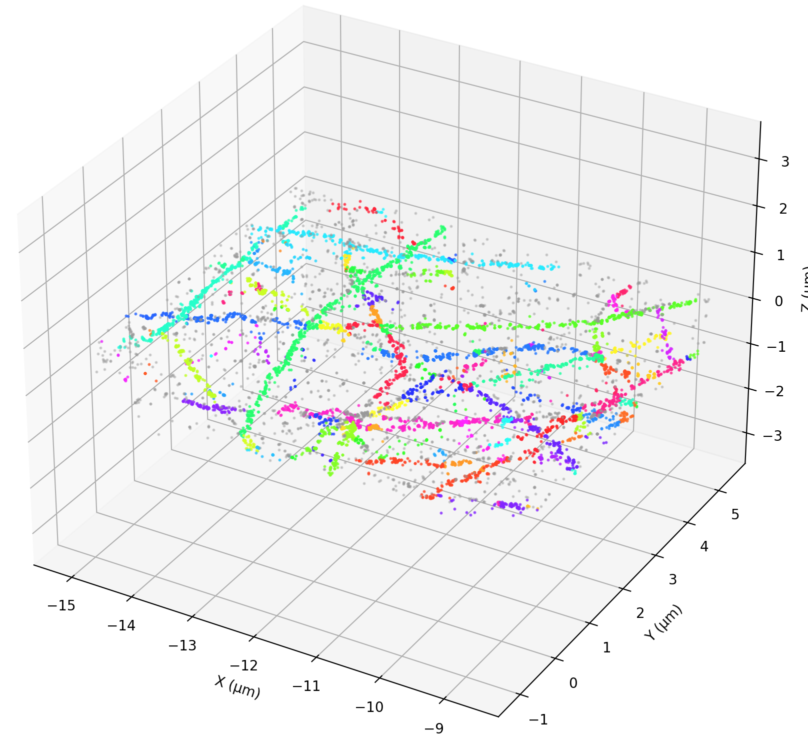
#> input picture 3D_cylinder_grown_fibers.png, 808 x 740 px; its folder holds only this picture in this run
$ python -i fiber_segmentation.py   (imports and definitions only)
#> lines starting #> are read from the running program, lines starting #| are printed output that depends on the picture; after the words box and inside, x2 and y2 are one past the last pixel; in counts of white or black regions, pixels touching at a corner belong together
### fiber_pipeline/config.py
"""
config.py
=========

Central location for all configuration options and hyper‑parameters
used by the MINFLUX fiber analysis pipeline.

Edit the values in `PIPELINE_CONFIG` to tune the behaviour of
the pipeline. All other modules import this object.
"""

from dataclasses import dataclass, field
from typing import Optional


@dataclass
class PipelineConfig:
    """
    Global configuration and hyper‑parameters for the pipeline.

    Parameters are grouped by stage (KDE, segmentation, graph, 3D tubes,
    cylinder growth, I/O). Distances are in µm unless noted.
    """

    # -------------------- I/O --------------------
    # Folder containing localization CSVs.
    # Accepted schemas:
    #   * 3D: X,Y,Z,TraceID
    #   * 2D: X,Y,TraceID   (Z will be synthesized as 0.0; 3D stages skipped)
    input_dir: str = "/data4/Raw localizations & confocal/3D/localization_csvs"

    # Parent directory where results are stored.
    # If None, defaults to "<input_dir>/results".
    results_root: Optional[str] = None

    # -------------------- KDE / tubeness --------------------
    px_per_um: float = 10.0            # pixels per micron
    gauss_sigma_um: float = 0.05       # KDE Gaussian sigma in µm
    pad_factor: float = 3.0            # padding in units of sigma
    tubeness_sigma_px: float = 1.0     # Sato filter sigma in pixels
    upsample_factor: int = 3           # tubeness image upsampling

    # -------------------- segmentation -----------------------
    seg_sigma_min: float = 1.0
    seg_sigma_max: float = 3.5
    seg_n_scales: int = 6
    seg_hyst_high_pct: float = 90.0
    seg_hyst_low_ratio: float = 0.45
    seg_min_obj: int = 24
    seg_hole_area: int = 36
    seg_close_radius: int = 1
    seg_bridge_gaps: bool = True
    seg_max_gap_px: int = 10

    # -------------------- density overlays -------------------
    gauss_sigma_px_density: float = 2.0

    # -------------------- skeleton merging -------------------
    angle_thresh_deg: float = 40.0
    near_radius_px: float = 5.0
    max_merge_iters: int = 500
    palette_seed: int = 7
    print_counts: bool = True

    # -------------------- 3D tubes (TraceID‑averaged) --------
    tube_diam_max: float = 0.2            # max tube diameter (µm)
    search_radius: float = 0.05            # XY search radius around segment centerline
    center_step: float = 0.05             # sampling step along segments (µm)
    min_pts_per_sample: int = 70
    max_xy_shift: float = 0.20            # clamp XY shift (µm)

    line_alpha: float = 0.80
    line_width: float = 2.0
    pt_size: float = 6.0
    pt_alpha: float = 0.65

    # -------------------- cylinder growth --------------------
    end_slice_len: float = 0.30
    extend_step: float = 0.50
    max_radius: float = 0.05
    min_pts_fiber: int = 30
    min_pts_end: int = 5
    max_global_iters: int = 1000

    pt_size_cyl: float = 4.0
    pt_alpha_cyl: float = 0.60
    noise_alpha_cyl: float = 0.25

    # Derived parameters (filled in __post_init__)
    pad_um: float = field(init=False)
    tube_radius: float = field(init=False)

    def __post_init__(self) -> None:
        self.pad_um = self.pad_factor * self.gauss_sigma_um
        self.tube_radius = self.tube_diam_max / 2.0


# Single global instance imported everywhere
PIPELINE_CONFIG = PipelineConfig()

### fiber_pipeline/fiber_segmentation.py
"""
fiber_segmentation.py
=====================

Stage 2: segment the upsampled tubeness image into a binary fiber mask
and skeleton. Also produces a colored overlay image.

Primary entry point:
    run_fiber_segmentation(tubeness_up, csv_path, out_dir, results_dir)
"""

from __future__ import annotations

from pathlib import Path

import numpy as np
from scipy import ndimage as ndi
from skimage import color, exposure, restoration, filters, morphology, util
from skimage.morphology import disk
from skimage import io as skio_io

from config import PIPELINE_CONFIG as cfg
from io_utils import base_name_no_ext, ensure_dir


def to_gray01(img: np.ndarray) -> np.ndarray:
    """Convert image to grayscale float in [0,1]."""
    if img.ndim == 3:
        img = color.rgb2gray(img)
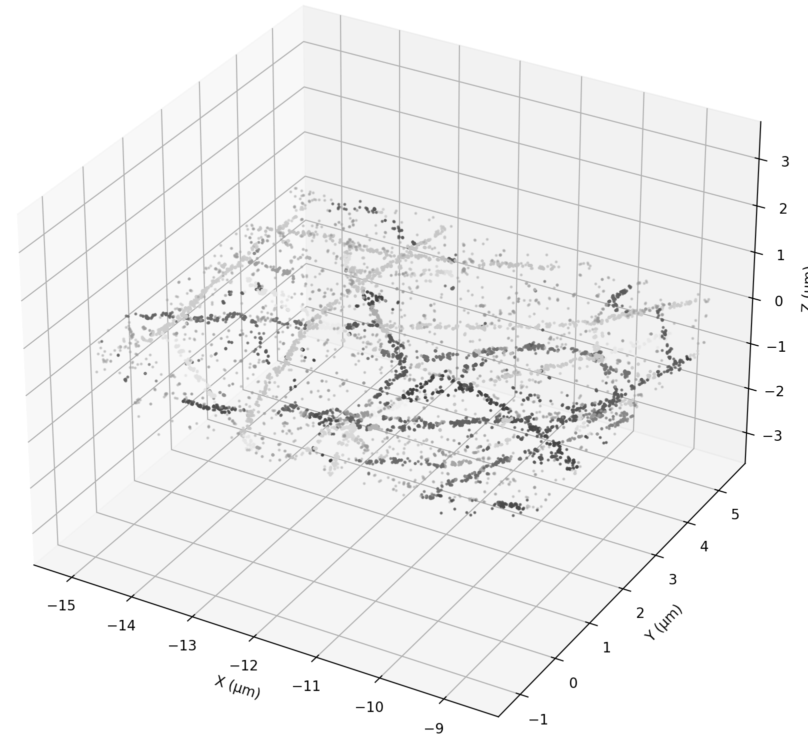
#> img: shape (740, 808) float64; min 0.0392, max 1, mean 0.947
    img = util.img_as_float(img)
    return (img - img.min()) / (img.max() - img.min() + 1e-8)


def find_endpoints(skeleton: np.ndarray) -> np.ndarray:
    """Return coordinates of skeleton pixels with exactly one 8‑connected neighbor."""
    sk = skeleton.astype(np.uint8)
    nb = ndi.convolve(sk, np.ones((3, 3), dtype=np.uint8), mode="constant")
    return np.column_stack(np.where((sk == 1) & (nb == 2)))


def bridge_small_gaps(mask: np.ndarray,
                      vesselness: np.ndarray,
                      max_gap: int = 12,
                      max_pairs: int = 200) -> np.ndarray:
    """
    Connect nearby skeleton endpoints by routing a short path
    through high‑vesselness pixels. This keeps connections plausible
    and avoids over‑bridging.
    """
    from skimage import graph

    skel = morphology.skeletonize(mask)
    endpoints = find_endpoints(skel)
    if len(endpoints) < 2:
        return mask

    used = set()
    cost = 1.0 - exposure.rescale_intensity(vesselness, out_range=(0, 1))
    count_pairs = 0

    for i, p in enumerate(endpoints):
        if i in used:
            continue
        d2 = np.sum((endpoints - p) ** 2, axis=1)
        for j in np.argsort(d2)[1:]:
            if j in used:
                continue
            d = float(np.sqrt(d2[j]))
            if d > max_gap:
                break

            start = tuple(map(int, p))
            end = tuple(map(int, endpoints[j]))
            try:
                path, _ = graph.route_through_array(
                    cost, start, end, fully_connected=True, geometric=True
                )
            except Exception:
                path = None

            if path is not None and len(path) <= 1.8 * d + 2:
                rr, cc = zip(*path)
                mask[np.array(rr), np.array(cc)] = True
                used.add(i)
                used.add(j)
                count_pairs += 1
                if count_pairs >= max_pairs:
                    return mask
                break
    return mask


def segment_fibers(img: np.ndarray):
    """
    Core segmentation routine.

    Parameters
    ----------
    img : 2D (or 3D RGB) array
        Upsampled tubeness image.

    Returns
    -------
    mask : bool array
        Segmented fiber mask.
    skeleton : bool array
        Skeletonized version of the mask.
    vessel : float array
        Vesselness response used for gap bridging.
    """
    g = to_gray01(img)

    den = restoration.denoise_tv_chambolle(g, weight=0.05)
    clahe = exposure.equalize_adapthist(den, clip_limit=0.02)
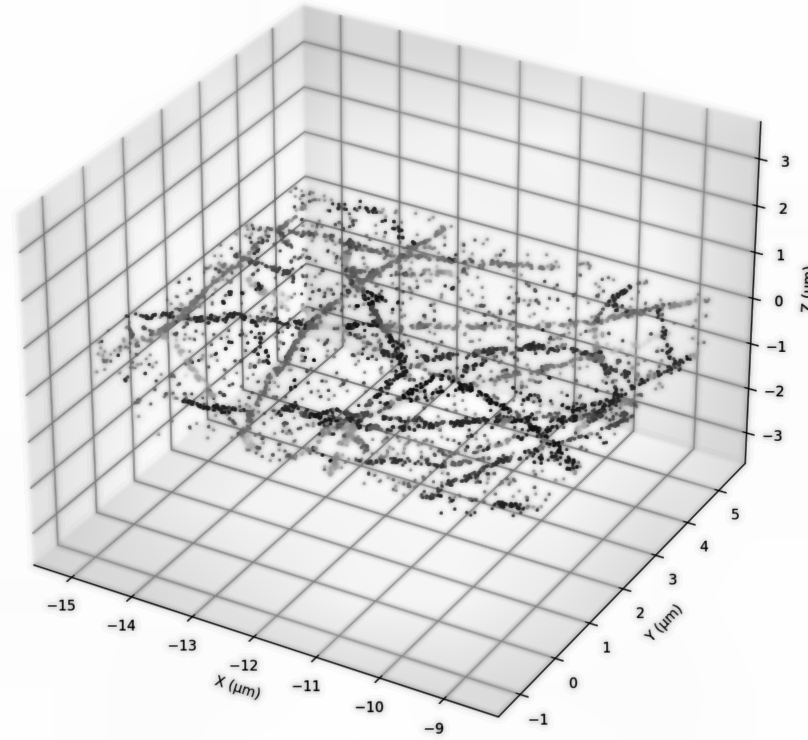
#> clahe: shape (740, 808) float64; min 0, max 1, mean 0.874

    sigmas = np.linspace(cfg.seg_sigma_min,
                         cfg.seg_sigma_max,
                         cfg.seg_n_scales)
    vessel = filters.sato(clahe, sigmas=sigmas, black_ridges=False)
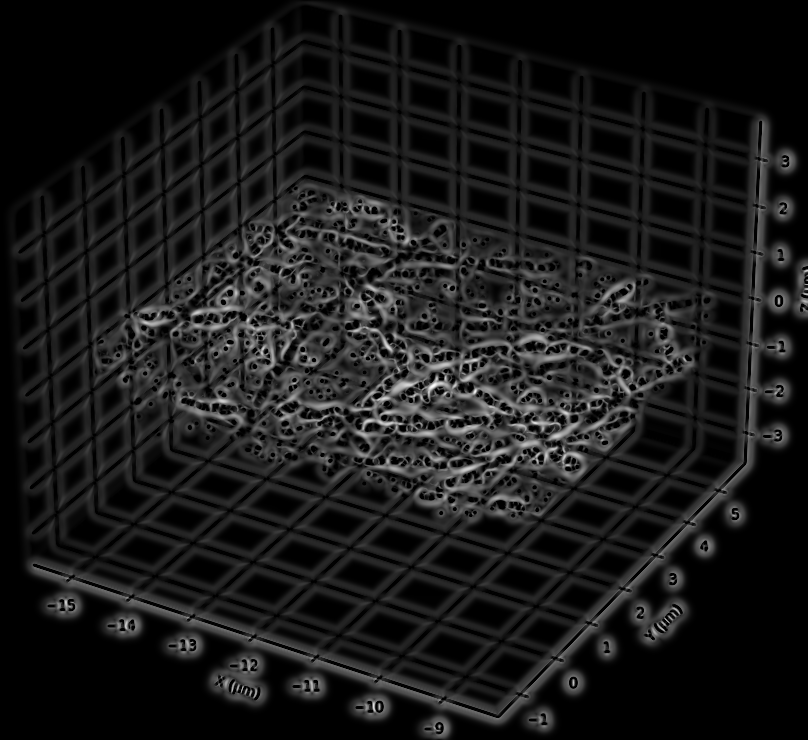
#> vessel: shape (740, 808) float64; min 0, max 0.288, mean 0.0293; drawn with min black and max white
    vessel = exposure.rescale_intensity(vessel, out_range=(0, 1))

    high = np.percentile(vessel, cfg.seg_hyst_high_pct)
#> high = 0.271
    low = cfg.seg_hyst_low_ratio * high
#> low = 0.122
    mask = filters.apply_hysteresis_threshold(vessel, low, high)
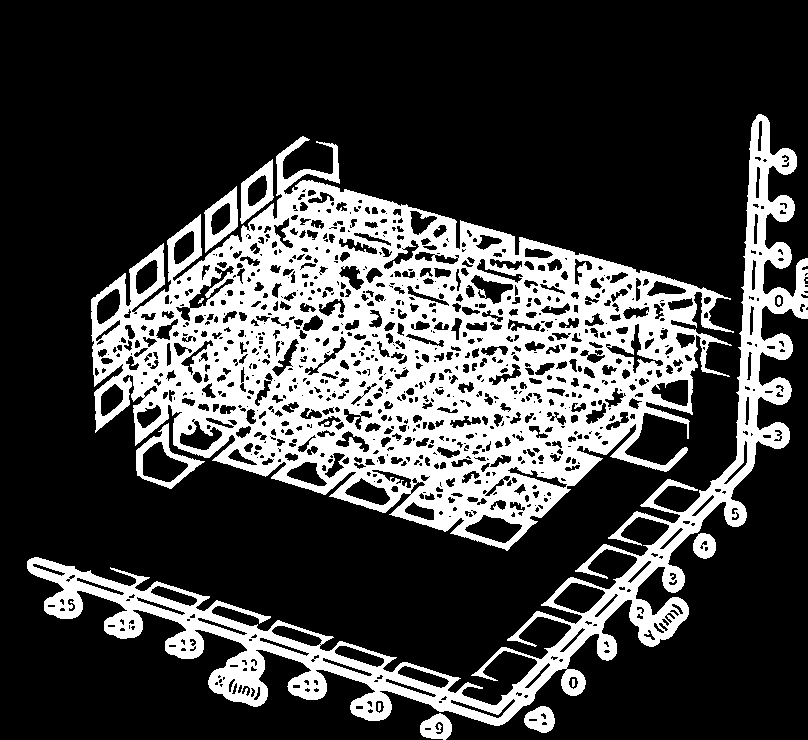
#> mask: shape (740, 808) bool; 25.8% white; 13 white regions (2 under 20 px), largest, box (x1, y1, x2, y2) and area: (91, 136, 734, 551) 109957, (27, 114, 808, 726) 39657, (136, 423, 205, 489) 1074

    if cfg.seg_min_obj > 0:
        mask = morphology.remove_small_objects(mask, min_size=cfg.seg_min_obj)
#> mask: shape (740, 808) bool; 25.8% white; 9 white regions, largest, box (x1, y1, x2, y2) and area: (91, 136, 734, 551) 109941, (27, 114, 808, 726) 39657, (136, 423, 205, 489) 1074
    if cfg.seg_close_radius > 0:
        mask = morphology.binary_closing(mask, footprint=disk(cfg.seg_close_radius))
#> mask: shape (740, 808) bool; 26.5% white; 4 white regions, box (x1, y1, x2, y2) and area: (91, 136, 734, 551) 115176, (27, 114, 808, 740) 41707, (136, 423, 205, 489) 1077, (524, 706, 555, 733) 596
    if cfg.seg_hole_area > 0:
        mask = morphology.remove_small_holes(mask, area_threshold=cfg.seg_hole_area)
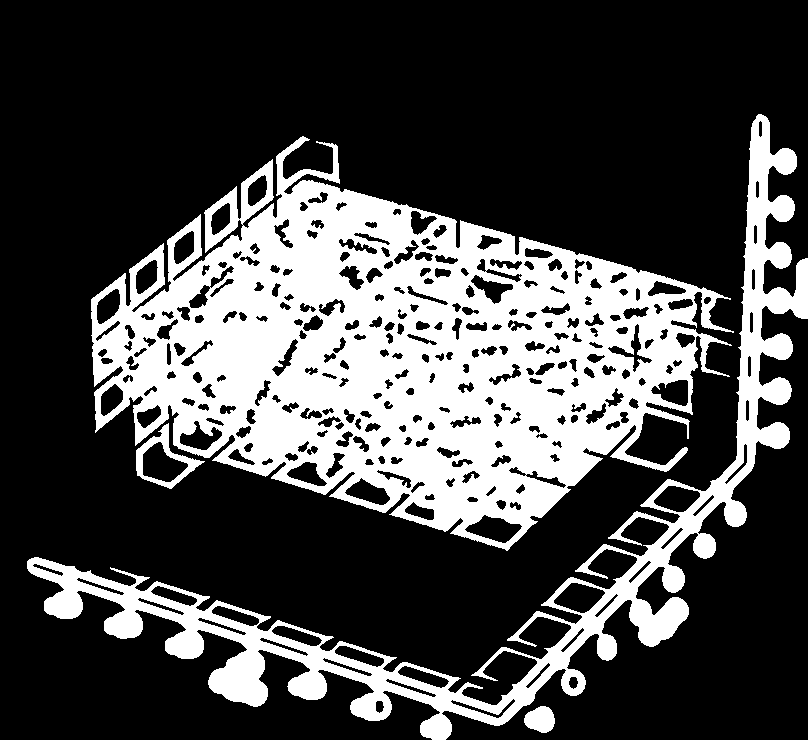
#> mask: shape (740, 808) bool; 28.3% white; 4 white regions, box (x1, y1, x2, y2) and area: (91, 136, 734, 551) 124251, (27, 114, 808, 740) 43049, (136, 423, 205, 489) 1077, (524, 706, 555, 733) 619

    if cfg.seg_bridge_gaps:
        mask = bridge_small_gaps(mask, vessel, max_gap=cfg.seg_max_gap_px)
#> in bridge_small_gaps, `skel = morphology.skeletonize(mask)`: skel: shape (740, 808) bool; 3% white in thin lines or dots, all inside (x1, y1, x2, y2) = (30, 118, 806, 730)
#> in find_endpoints, `nb = ndi.convolve(sk, np.ones((3, 3), dtype=np.uint8), mode="constant")`:
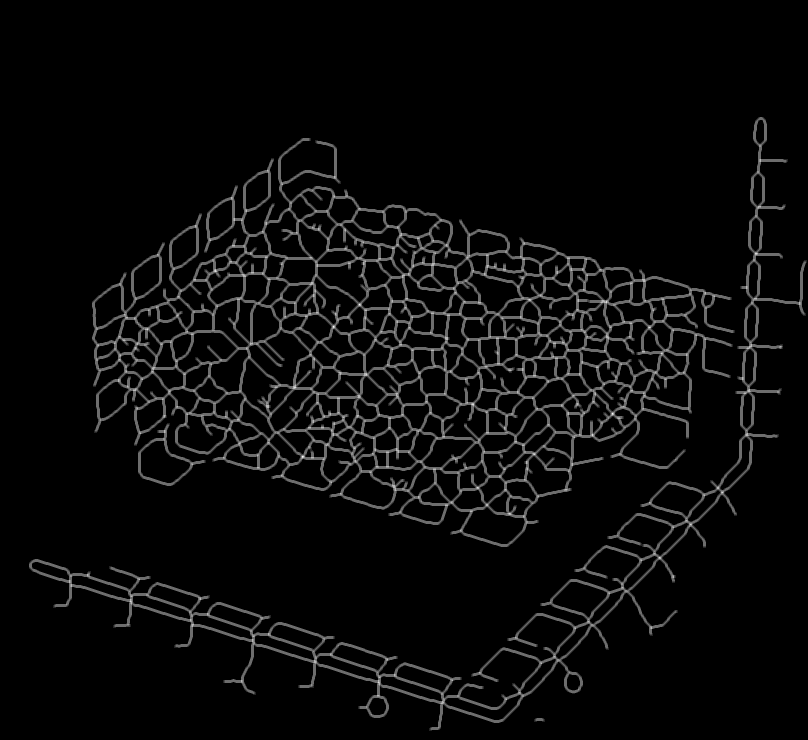
#> nb: shape (740, 808); min 0, max 7, mean 0.271; drawn with min black and max white
#> in bridge_small_gaps, `endpoints = find_endpoints(skel)`: endpoints = 253 pairs, first value 139 to 729, second value 54 to 805
#> in bridge_small_gaps, `cost = 1.0 - exposure.rescale_intensity(vesselness, out_range=(0, 1))`:
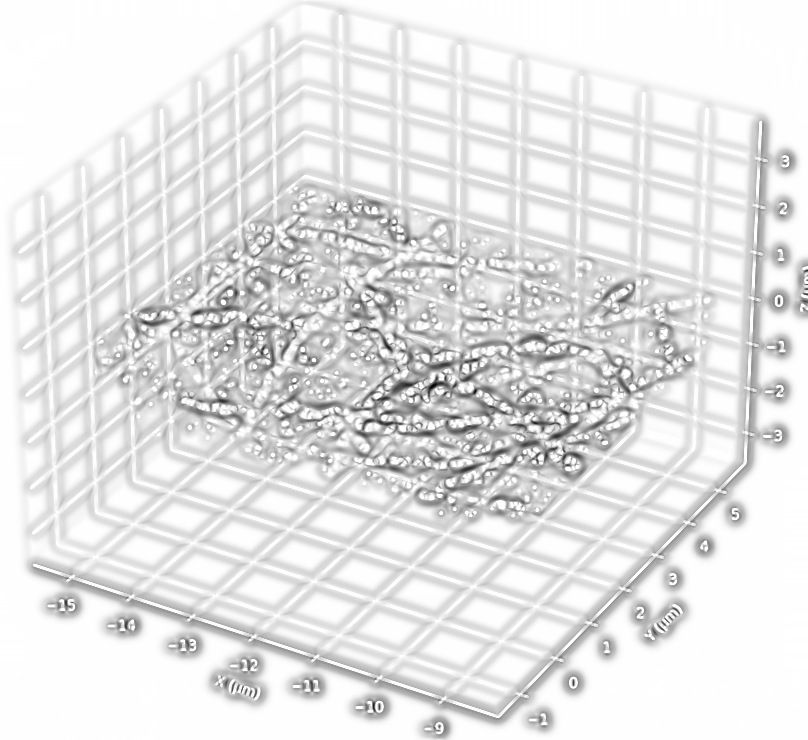
#> cost: shape (740, 808) float64; min 0, max 1, mean 0.899
#> the loop in bridge_small_gaps, `for i, p in enumerate(endpoints):` made 253 passes
#> p on passes 1 to 3: [139, 309], [141, 316], [159, 272]
#> after the loop in bridge_small_gaps, `for i, p in enumerate(endpoints):`: mask: shape (740, 808) bool; 28.3% white; 2 white regions, box (x1, y1, x2, y2) and area: (27, 114, 808, 740) 168550, (524, 706, 555, 733) 619
#> after the loop in bridge_small_gaps, `for i, p in enumerate(endpoints):`: count_pairs = 54; used = 108 items

    skel = morphology.skeletonize(mask)
    return mask, skel, vessel


# [56 lines left out: function run_fiber_segmentation, not called in this run]

>>> import cv2
>>> picture = cv2.cvtColor(cv2.imread('../3D_cylinder_grown_fibers.png'), cv2.COLOR_BGR2RGB)
>>> result = segment_fibers(picture)
